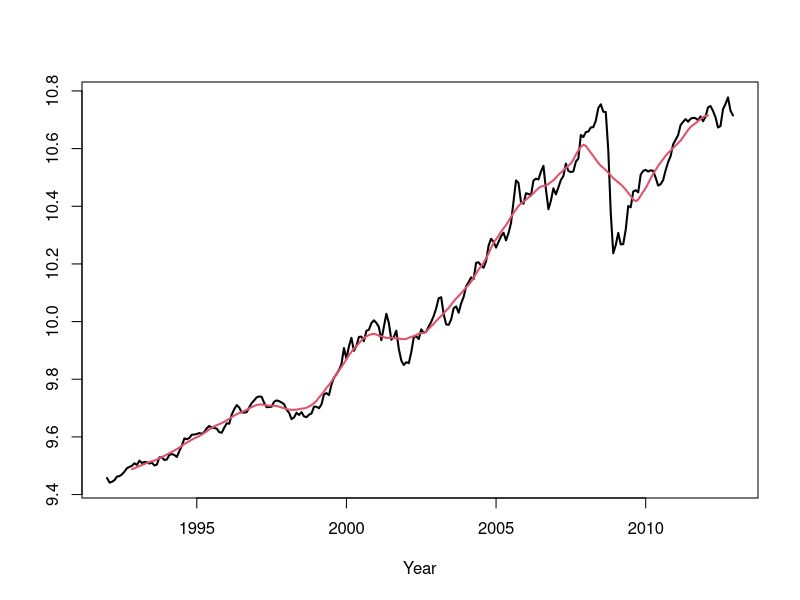
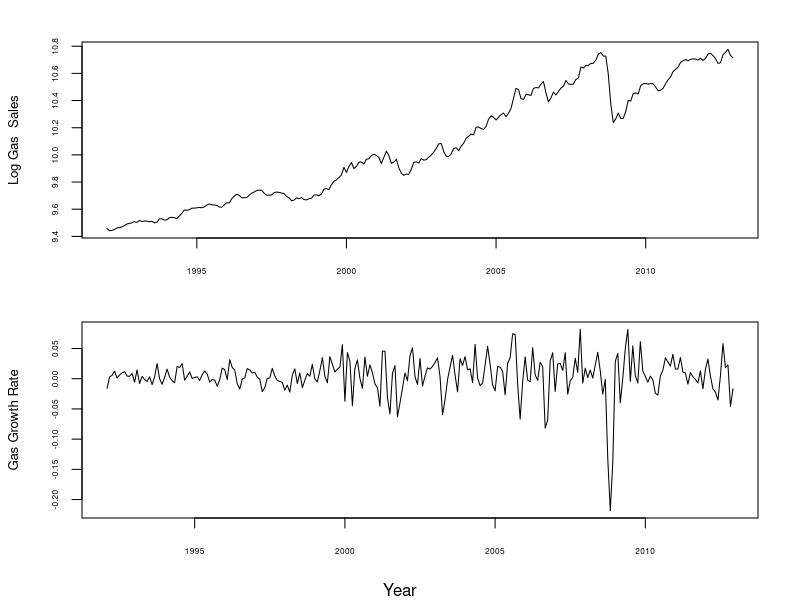

Write R code to recreate these figures, in order.
## ---- chunk 1
knitr::opts_knit$set(root.dir = 'C:/Users/neide/OneDrive/Documents/GitHub/BEwebinar/Data')
## ---- chunk 2
gassa <- read.table("GasSA_2-11-13.dat")
gassa.log <- ts(log(gassa),start=1992,frequency=12)

h <- 10
simple.ma <- rep(1,2*h+1)/(2*h+1)
gas.trend <- stats::filter(gassa.log,simple.ma,method="convolution",sides=2)
gas.trend <- ts(gas.trend,start=1992,frequency=12)
plot(ts(gassa.log,start=1992,frequency=12),col=1,ylab="",xlab="Year",lwd=2)
lines(ts(gas.trend,start=1992,frequency=12),col=2,lwd=2)
## ---- chunk 3
### Movie
movie <- FALSE
delay <- 0
flex <- 0
siglen <- length(gas.trend) - 2*h
range <- seq(1,siglen,1)
if(movie) {
for(t in range)
{
	Sys.sleep(delay)
	filterweight <- c(rep(NA,t-1),simple.ma + gas.trend[h+t] + flex,
		rep(NA,siglen-t))
	plot(ts(gassa.log,start=1992,frequency=12),col=1,ylab="",xlab="Year",lwd=2)
	lines(ts(gas.trend[1:(h+t)],start=1992,frequency=12),col=2,lwd=2)
	lines(ts(filterweight,start=1992,frequency=12),col="#00FF0090",lwd=2)
} }
## ---- chunk 4
gas.diff <- diff(gassa.log)
par(oma=c(2,0,0,0),mar=c(2,4,2,2)+0.1,mfrow=c(2,1),cex.lab=.8)
plot(gassa.log,xlab="",ylab="Log Gas  Sales",yaxt="n",xaxt="n")
axis(1,cex.axis=.5)
axis(2,cex.axis=.5)
plot(gas.diff,xlab="",ylab = "Gas Growth Rate",yaxt="n",xaxt="n")
axis(1,cex.axis=.5)
axis(2,cex.axis=.5)
mtext(text="Year",side=1,line=1,outer=TRUE)
